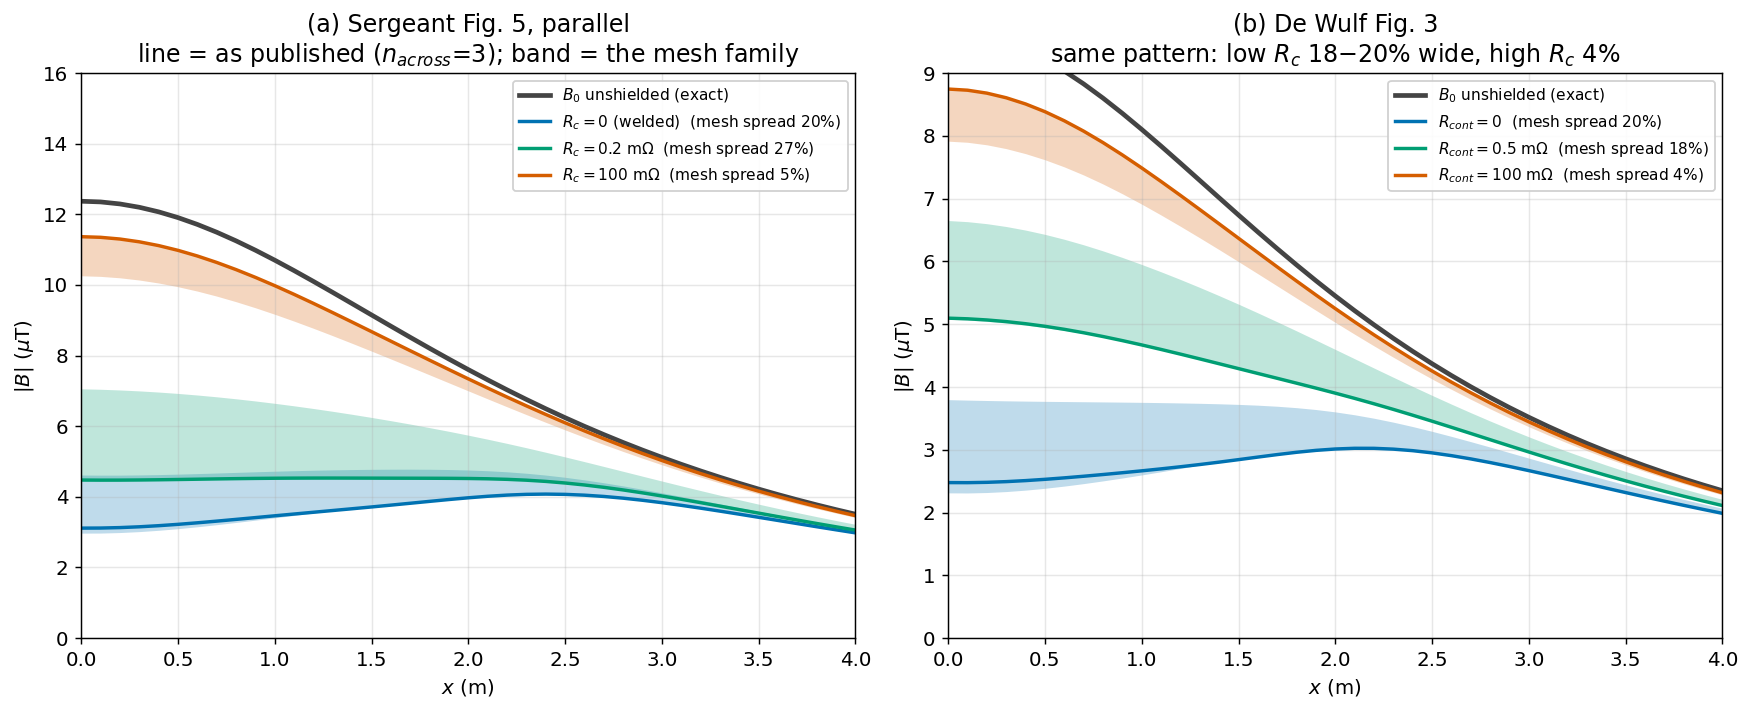

Reproduce this figure in Python.
"""The reproduced paper profiles, with the mesh uncertainty they actually carry.

figures/fig_sergeant_05.py and figures/fig_dewulf_03.py each draw one curve per
contact resistance, at Sergeant's standard n_across = 3. fig_tuned_claims.py
shows that this geometry has no converged mesh in the (n_across, n_along)
family: for a square shield the conductance fraction f is structural, not a
discretization error, and buying f back by starving n_along destroys the
in-plane current loops instead.

So the honest "tuned" version of these figures is not a different single curve.
It is the same curve with a band: every mesh in a defensible range, drawn
together. Where the band is thin the published result is trustworthy; where it
is fat, the single published curve was never determined by the physics alone.

Read it this way:

  * the low-Rc bands are wide (18-27%) -- those cases are resistance-limited, so
    they inherit the full f ambiguity;
  * the high-Rc bands collapse to ~4% -- constraint-limited, mesh-insensitive,
    and those are the claims that survive;
  * B0 is exact (a closed-form line-current sum) and carries no band at all.

Runs its own solves (~4 min); no cached data.
"""
import numpy as np

from _common import (C_ISOLATED, C_REF, C_THIRD, C_WELDED, ZM,  # noqa: E402
                     plt, profile_points, save, standard_cables,
                     unshielded_norm)
from shielding.analysis import shielded_norm                    # noqa: E402
from shielding.geometry import Cables, build_shield             # noqa: E402

# The mesh family. Chosen to bracket what a careful user might pick: the
# published mesh, a refined cross-section, and the anisotropic meshes that
# chase f. All are defensible; that is exactly the problem.
MESHES = [(3, 16), (9, 16), (21, 16), (21, 8)]
PUBLISHED = (3, 16)

X = np.linspace(0, 4, 41)
fig, (ax1, ax2) = plt.subplots(1, 2, figsize=(13.6, 5.6))


def band(ax, cases, geom, title, ylim):
    """Draw one uncertainty band per contact resistance."""
    cab = geom["cables"]
    pts = profile_points(X, y=0.0, z=geom["z"])
    ax.plot(X, unshielded_norm(cab, pts), color=C_REF, lw=2.6,
            label="$B_0$ unshielded (exact)")

    for (label, rc), color in zip(cases, (C_WELDED, C_THIRD, C_ISOLATED)):
        curves, published = [], None
        for nac, nal in MESHES:
            mesh = build_shield("parallel", W=geom["W"], L=geom["L"],
                                n_plates=geom["n_plates"], n_across=nac,
                                n_along=nal, sigma=geom["sigma"],
                                thickness=geom["thick"], Rc=rc)
            B, _ = shielded_norm(mesh, cab, pts)
            curves.append(B)
            if (nac, nal) == PUBLISHED:
                published = B
            print(f"    {label:<16s} n_across={nac:3d} n_along={nal:3d}"
                  f"  B(0)={B[0]:6.3f} uT")
        C = np.array(curves)
        lo, hi = C.min(axis=0), C.max(axis=0)
        spread = 100.0 * np.median((hi - lo) / np.maximum(published, 1e-9))
        ax.fill_between(X, lo, hi, color=color, alpha=0.25, lw=0)
        ax.plot(X, published, color=color, lw=1.9,
                label=f"{label}  (mesh spread {spread:.0f}%)")

    ax.set_xlabel("$x$ (m)")
    ax.set_ylabel("$|B|$ ($\\mu$T)")
    ax.set_title(title)
    ax.set_xlim(0, 4)
    ax.set_ylim(0, ylim)
    ax.legend(fontsize=8.5)


print("Sergeant Fig. 5 geometry:")
band(ax1,
     [("$R_c=0$ (welded)", 0.0), ("$R_c=0.2$ m$\\Omega$", 0.2e-3),
      ("$R_c=100$ m$\\Omega$", 100e-3)],
     dict(cables=standard_cables(), W=4.0, L=4.0, n_plates=8, sigma=5.8e7,
          thick=3e-3, z=ZM),
     "(a) Sergeant Fig. 5, parallel\n"
     "line = as published ($n_{across}$=3); band = the mesh family",
     16.0)

print("De Wulf Fig. 3 geometry:")
band(ax2,
     [("$R_{cont}=0$", 0.0), ("$R_{cont}=0.5$ m$\\Omega$", 0.5e-3),
      ("$R_{cont}=100$ m$\\Omega$", 100e-3)],
     dict(cables=Cables(spacing=0.25, depth=1.25, current=570.0),
          W=6 * 0.58, L=4.0, n_plates=6, sigma=30e6, thick=4e-3, z=1.0),
     "(b) De Wulf Fig. 3\n"
     "same pattern: low $R_c$ 18$-$20% wide, high $R_c$ 4%",
     9.0)

fig.tight_layout()
save(fig, "fig_tuned_profiles.png")
